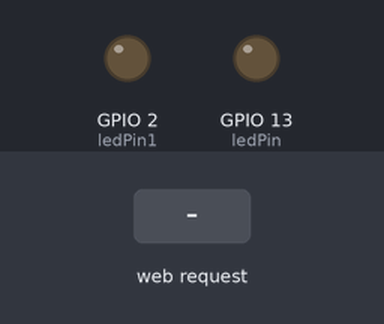
A sketch run on a simulated ESP8266 (NodeMCU). Shown: output pins drawn as LEDs (lit = HIGH). Inputs (shaded band) come from the test bench. WiFi joins after 1.5 s; servers stay silent unless stated; what the sketch prints to the serial monitor is not drawn.

Above: at 2.8 s.
2.9 s: HTTP request GET /LED=ON received
At 3.3 s:
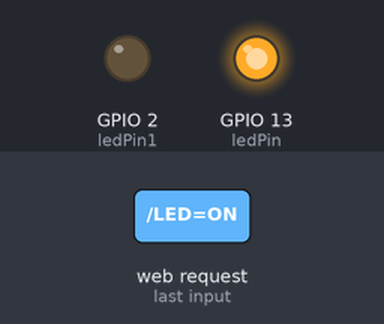
4.4 s: HTTP request GET /LED1=ON received
At 6.1 s:
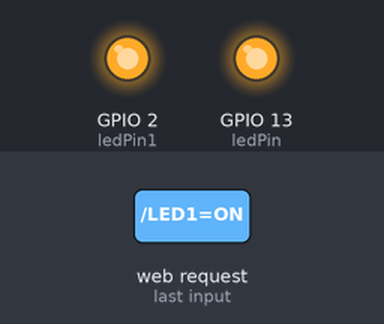
6.4 s: HTTP request GET /LED=OFF received
At 7.7 s:
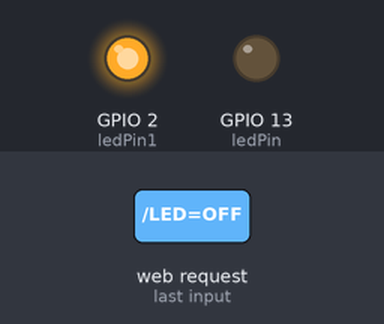
8.4 s: HTTP request GET /LED1=OFF received
At 8.7 s:
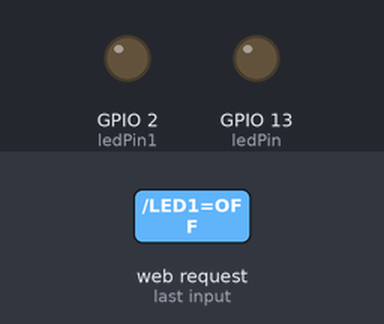
Timing chart, 0 to 10.9 s (numbered marks = the images above; inputs shaded):
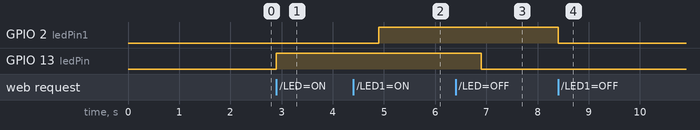

The sketch:

esp8266_nodemcu.ino
```cpp
#include <ESP8266WiFi.h>

const char* ssid = "P1d3zz"; //ssid
const char* password = "987654321";

int ledPin = 13; //GPIO13 do esp8266 e D7 DO NODEMCU
int ledPin1 = 2; //GPIO2 DO ESP8266 E D4 DO NODEMCU
WiFiServer server(80); //portaweb

void setup() {
  // put your setup code here, to run once:
Serial.begin(9600);
delay(100);
pinMode(ledPin, OUTPUT); //Define D7 como saida
digitalWrite(ledPin, LOW); // o led comeeça apagado

pinMode(ledPin1, OUTPUT); //Define D4 como saida
digitalWrite(ledPin1, LOW); //d4 começa desligado

// COMUNICACAO WIFI
Serial.println();
Serial.println();
Serial.print("connectando:"); //mensagem apresentada
Serial.println(ssid); //apresenta o nome da rede

WiFi.begin(ssid, password); //inicia ligacao na rede
while (WiFi.status() != WL_CONNECTED) {
  delay (500);
  Serial.print("."); //enquanto a ligacao nao for efetuada com sucesso
}
Serial.println("");
Serial.println("WiFi connected"); //se a ligacao é efetuada com sucesso

//SERVIDOR
server.begin(); //comunicacao com o servidor
Serial.println("Servidor iniciado"); //é apresentado no monitor serie que o servidor foi iniciado

//IMPRESSAO DE ENDEREÇO IP

Serial.print("Use a seguinte url para a comunicacao:");
Serial.print("http://");
Serial.print(WiFi.localIP()); //abrindo o browser com esse ip
Serial.println("/");

}


void loop() {
  // put your main code here, to run repeatedly:
//Verificando se o cliente está conectado
WiFiClient client= server.available();
if (!client) {
  return;
}

//espera ate enviar dados
Serial.println("novo cliente");
while (!client.available()){
  delay(1);

}
//LER A PRIMEIRA LINHA DO PEDIDO
String request = client.readStringUntil('\r');
Serial.println(request);
client.flush();

//OPERACAO PEDIDO
int value = LOW;
if (request.indexOf("/LED=ON") != -1) {
  digitalWrite(ledPin, HIGH); // SE O PEDIDO NO LED PIN FOR LED=OFF ACENDE O LED VERMELHO
  value = HIGH ;
  delay(2000);
}
if (request.indexOf("/LED=OFF") != -1) {
  digitalWrite(ledPin, LOW); // SE O PEDIDO NO LED PIN FOR LED=OFF APAGA O LED VERMELHO
  value = LOW ;
  delay(1);
}

if(request.indexOf("/LED1=ON") != -1) {
  digitalWrite(ledPin1, HIGH); //se o pedido no ledpin for led on o led vermelho acende
  value = HIGH ;
  delay(2000);
}
if   (request.indexOf("/LED1=OFF") != -1) {
  digitalWrite(ledPin1, LOW);
  value = LOW;
  delay(1);
}

// inicializacao do HTML

//RETORNO DA RESPOSTA
client.println("HTTP/1.1 200OK");
client.println("Content-type: text/html");
client.println(""); //nao esquecer
client.println("<!DOCTYPE HTML>");

client.print("TESTANDO WIFI ESP8266 - PIDEZZ");
if(value == HIGH) { // Se está ligado apresenta “on”

client.print("ON");

} else {

client.print("OFF");// Se está desligado apresenta “Off”

}

client.println("<br><br>");

client.println("<a href=\"/LED=ON\"\"><button>LIGAR VERMELHO </button></a>");// Ligar o LED corresponde Turn On

client.println("<a href=\"/LED=OFF\"\"><button>DESLIGAR VERMELHO </button></a><br />");  // Desligar o LED corresponde Turn Off

client.println("<a href=\"/LED1=ON\"\"><button>LIGAR VERDE </button></a>");

client.println("<a href=\"/LED1=OFF\"\"><button>Turn Off </button></a><br />");

client.println("</html>");


delay(1);

Serial.println("Cliente desconectado"); // Depois do cliente efectuar o pedido apresenta esta mensagem no monitor série

Serial.println("");


}
```

Measured:
- after the input at 2.9 s, GPIO 13 (ledPin): LOW → HIGH at once
- after the input at 4.4 s, GPIO 2 (ledPin1): LOW → HIGH after 0.50 s
- after the input at 6.4 s, GPIO 13 (ledPin): HIGH → LOW after 0.50 s
- after the input at 8.4 s, GPIO 2 (ledPin1): HIGH → LOW at once
